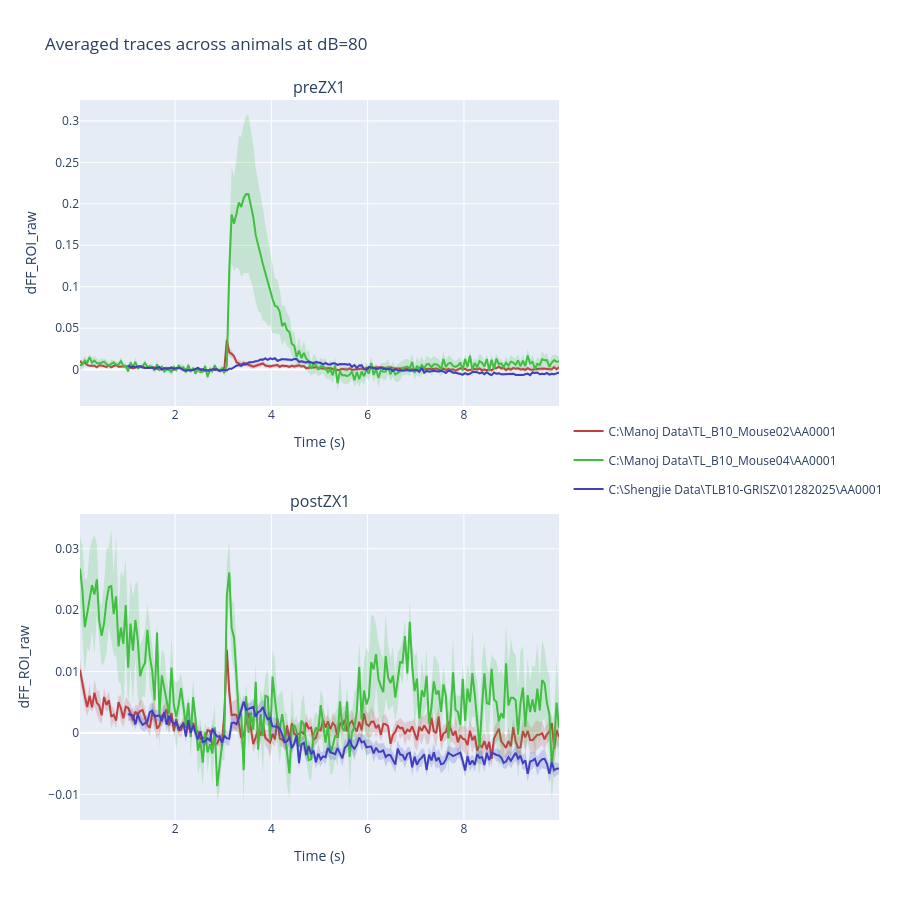

The code cell stored with this chart in its notebook:
### Code cell
# plot averaged traces for a given sound intensity re treatments and animals

import lib.plotting as plotting

# 80 dB, raw dFF trace, different treatments in separate subplots
plotting.plotTrace_reAnimal(df_drop_drop, dB_plot=80, resp_col='dFF_ROI_raw', sepPlot=True)

# 80 dB, raw dFF trace, different treatments in the same plot distinguished by color lightness
# plotting.plotTrace_reAnimal(df_drop_drop, dB_plot=80, resp_col='dFF_ROI_raw', sepPlot=False)

# 80 dB, processed dFF trace in separate subplots
# plotting.plotTrace_reAnimal(df_drop_drop, dB_plot=80, resp_col='dFF_ROI_linFilt_butterFilt', sepPlot=True)

# 80 dB, raw dF trace, different treatments in separate subplots
# plotting.plotTrace_reAnimal(df_drop_drop, dB_plot=80, resp_col='dF_ROI_raw', sepPlot=True)

### Figure 1 — Plotly figure (JSON) as saved in the notebook; plotly's stock layout.template omitted (floating-point values rounded to 4 significant figures; data arrays with more than 128 entries replaced by an {"elided": "..."} marker saying what was removed)
{"data": [{"legendgroup": "C:\\Manoj Data\\TL_B10_Mouse02\\AA0001", "line": {"color": "hsl(0.0, 50%, 50%)"}, "mode": "lines", "name": "C:\\Manoj Data\\TL_B10_Mouse02\\AA0001", "showlegend": true, "type": "scatter", "x": {"elided": "200 float values"}, "xaxis": "x", "y": {"elided": "200 float values"}, "yaxis": "y"}, {"legendgroup": "C:\\Manoj Data\\TL_B10_Mouse02\\AA0001", "line": {"width": 0}, "mode": "lines", "showlegend": false, "type": "scatter", "x": {"elided": "200 float values"}, "xaxis": "x", "y": {"elided": "200 float values"}, "yaxis": "y"}, {"fill": "tonexty", "fillcolor": "hsla(0.0, 50%, 50%, 0.2)", "legendgroup": "C:\\Manoj Data\\TL_B10_Mouse02\\AA0001", "line": {"width": 0}, "mode": "lines", "showlegend": false, "type": "scatter", "x": {"elided": "200 float values"}, "xaxis": "x", "y": {"elided": "200 float values"}, "yaxis": "y"}, {"legendgroup": "C:\\Manoj Data\\TL_B10_Mouse02\\AA0001", "line": {"color": "hsl(0.0, 50%, 50%)"}, "mode": "lines", "showlegend": false, "type": "scatter", "x": {"elided": "200 float values"}, "xaxis": "x2", "y": {"elided": "200 float values"}, "yaxis": "y2"}, {"legendgroup": "C:\\Manoj Data\\TL_B10_Mouse02\\AA0001", "line": {"width": 0}, "mode": "lines", "showlegend": false, "type": "scatter", "x": {"elided": "200 float values"}, "xaxis": "x2", "y": {"elided": "200 float values"}, "yaxis": "y2"}, {"fill": "tonexty", "fillcolor": "hsla(0.0, 50%, 50%, 0.2)", "legendgroup": "C:\\Manoj Data\\TL_B10_Mouse02\\AA0001", "line": {"width": 0}, "mode": "lines", "showlegend": false, "type": "scatter", "x": {"elided": "200 float values"}, "xaxis": "x2", "y": {"elided": "200 float values"}, "yaxis": "y2"}, {"legendgroup": "C:\\Manoj Data\\TL_B10_Mouse04\\AA0001", "line": {"color": "hsl(120.0, 50%, 50%)"}, "mode": "lines", "name": "C:\\Manoj Data\\TL_B10_Mouse04\\AA0001", "showlegend": true, "type": "scatter", "x": {"elided": "200 float values"}, "xaxis": "x", "y": {"elided": "200 float values"}, "yaxis": "y"}, {"legendgroup": "C:\\Manoj Data\\TL_B10_Mouse04\\AA0001", "line": {"width": 0}, "mode": "lines", "showlegend": false, "type": "scatter", "x": {"elided": "200 float values"}, "xaxis": "x", "y": {"elided": "200 float values"}, "yaxis": "y"}, {"fill": "tonexty", "fillcolor": "hsla(120.0, 50%, 50%, 0.2)", "legendgroup": "C:\\Manoj Data\\TL_B10_Mouse04\\AA0001", "line": {"width": 0}, "mode": "lines", "showlegend": false, "type": "scatter", "x": {"elided": "200 float values"}, "xaxis": "x", "y": {"elided": "200 float values"}, "yaxis": "y"}, {"legendgroup": "C:\\Manoj Data\\TL_B10_Mouse04\\AA0001", "line": {"color": "hsl(120.0, 50%, 50%)"}, "mode": "lines", "showlegend": false, "type": "scatter", "x": {"elided": "200 float values"}, "xaxis": "x2", "y": {"elided": "200 float values"}, "yaxis": "y2"}, {"legendgroup": "C:\\Manoj Data\\TL_B10_Mouse04\\AA0001", "line": {"width": 0}, "mode": "lines", "showlegend": false, "type": "scatter", "x": {"elided": "200 float values"}, "xaxis": "x2", "y": {"elided": "200 float values"}, "yaxis": "y2"}, {"fill": "tonexty", "fillcolor": "hsla(120.0, 50%, 50%, 0.2)", "legendgroup": "C:\\Manoj Data\\TL_B10_Mouse04\\AA0001", "line": {"width": 0}, "mode": "lines", "showlegend": false, "type": "scatter", "x": {"elided": "200 float values"}, "xaxis": "x2", "y": {"elided": "200 float values"}, "yaxis": "y2"}, {"legendgroup": "C:\\Shengjie Data\\TLB10-GRISZ\\01282025\\AA0001", "line": {"color": "hsl(240.0, 50%, 50%)"}, "mode": "lines", "name": "C:\\Shengjie Data\\TLB10-GRISZ\\01282025\\AA0001", "showlegend": true, "type": "scatter", "x": {"elided": "200 float values"}, "xaxis": "x", "y": {"elided": "200 float values"}, "yaxis": "y"}, {"legendgroup": "C:\\Shengjie Data\\TLB10-GRISZ\\01282025\\AA0001", "line": {"width": 0}, "mode": "lines", "showlegend": false, "type": "scatter", "x": {"elided": "200 float values"}, "xaxis": "x", "y": {"elided": "200 float values"}, "yaxis": "y"}, {"fill": "tonexty", "fillcolor": "hsla(240.0, 50%, 50%, 0.2)", "legendgroup": "C:\\Shengjie Data\\TLB10-GRISZ\\01282025\\AA0001", "line": {"width": 0}, "mode": "lines", "showlegend": false, "type": "scatter", "x": {"elided": "200 float values"}, "xaxis": "x", "y": {"elided": "200 float values"}, "yaxis": "y"}, {"legendgroup": "C:\\Shengjie Data\\TLB10-GRISZ\\01282025\\AA0001", "line": {"color": "hsl(240.0, 50%, 50%)"}, "mode": "lines", "showlegend": false, "type": "scatter", "x": {"elided": "200 float values"}, "xaxis": "x2", "y": {"elided": "200 float values"}, "yaxis": "y2"}, {"legendgroup": "C:\\Shengjie Data\\TLB10-GRISZ\\01282025\\AA0001", "line": {"width": 0}, "mode": "lines", "showlegend": false, "type": "scatter", "x": {"elided": "200 float values"}, "xaxis": "x2", "y": {"elided": "200 float values"}, "yaxis": "y2"}, {"fill": "tonexty", "fillcolor": "hsla(240.0, 50%, 50%, 0.2)", "legendgroup": "C:\\Shengjie Data\\TLB10-GRISZ\\01282025\\AA0001", "line": {"width": 0}, "mode": "lines", "showlegend": false, "type": "scatter", "x": {"elided": "200 float values"}, "xaxis": "x2", "y": {"elided": "200 float values"}, "yaxis": "y2"}], "layout": {"annotations": [{"font": {"size": 16}, "showarrow": false, "text": "preZX1", "x": 0.5, "xanchor": "center", "xref": "paper", "y": 1, "yanchor": "bottom", "yref": "paper"}, {"font": {"size": 16}, "showarrow": false, "text": "postZX1", "x": 0.5, "xanchor": "center", "xref": "paper", "y": 0.425, "yanchor": "bottom", "yref": "paper"}], "height": 900, "legend": {"y": 0.5}, "title": {"text": "Averaged traces across animals at dB=80"}, "xaxis": {"anchor": "y", "domain": [0, 1], "title": {"text": "Time (s)"}}, "xaxis2": {"anchor": "y2", "domain": [0, 1], "title": {"text": "Time (s)"}}, "yaxis": {"anchor": "x", "domain": [0.575, 1], "title": {"text": "dFF_ROI_raw"}}, "yaxis2": {"anchor": "x2", "domain": [0, 0.425], "title": {"text": "dFF_ROI_raw"}}}}
